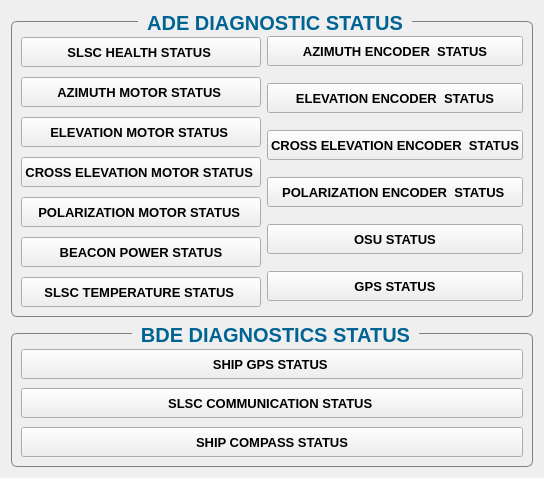
         <widget class="QWidget" name="diagnosticsPage">
          <layout class="QVBoxLayout" name="verticalLayout_35">
           <item>
            <widget class="QGroupBox" name="groupBox_2">
             <property name="font">
              <font>
               <pointsize>15</pointsize>
               <weight>75</weight>
               <bold>true</bold>
              </font>
             </property>
             <property name="styleSheet">
              <string notr="true">	QGroupBox {
		font: bold; 
		border-radius: 6px;
		border : 1px solid grey;
		margin-top: 10px;
	}
	QGroupBox::title {
		subcontrol-origin:  margin;
		subcontrol-position: top center;    
		padding: 0 6px 0 6px;
color: rgb(0, 100, 147);
	}</string>
             </property>
             <property name="title">
              <string>ADE DIAGNOSTIC STATUS</string>
             </property>
             <layout class="QVBoxLayout" name="verticalLayout_26">
              <item>
               <layout class="QHBoxLayout" name="horizontalLayout_11">
                <item>
                 <layout class="QVBoxLayout" name="verticalLayout_23">
                  <property name="spacing">
                   <number>10</number>
                  </property>
                  <property name="topMargin">
                   <number>6</number>
                  </property>
                  <item>
                   <widget class="QPushButton" name="adeSlscBtn">
                    <property name="minimumSize">
                     <size>
                      <width>0</width>
                      <height>30</height>
                     </size>
                    </property>
                    <property name="font">
                     <font>
                      <pointsize>10</pointsize>
                      <weight>75</weight>
                      <bold>true</bold>
                     </font>
                    </property>
                    <property name="styleSheet">
                     <string notr="true"/>
                    </property>
                    <property name="text">
                     <string>SLSC HEALTH STATUS </string>
                    </property>
                   </widget>
                  </item>
                  <item>
                   <widget class="QPushButton" name="adeAzMotorBtn">
                    <property name="minimumSize">
                     <size>
                      <width>0</width>
                      <height>30</height>
                     </size>
                    </property>
                    <property name="font">
                     <font>
                      <pointsize>10</pointsize>
                      <weight>75</weight>
                      <bold>true</bold>
                     </font>
                    </property>
                    <property name="styleSheet">
                     <string notr="true"/>
                    </property>
                    <property name="text">
                     <string>AZIMUTH MOTOR STATUS </string>
                    </property>
                   </widget>
                  </item>
                  <item>
                   <widget class="QPushButton" name="adeElMotorBtn">
                    <property name="minimumSize">
                     <size>
                      <width>0</width>
                      <height>30</height>
                     </size>
                    </property>
                    <property name="font">
                     <font>
                      <pointsize>10</pointsize>
                      <weight>75</weight>
                      <bold>true</bold>
                     </font>
                    </property>
                    <property name="styleSheet">
                     <string notr="true"/>
                    </property>
                    <property name="text">
                     <string>ELEVATION MOTOR STATUS </string>
                    </property>
                   </widget>
                  </item>
                  <item>
                   <widget class="QPushButton" name="adexElMotorBtn">
                    <property name="minimumSize">
                     <size>
                      <width>0</width>
                      <height>30</height>
                     </size>
                    </property>
                    <property name="font">
                     <font>
                      <pointsize>10</pointsize>
                      <weight>75</weight>
                      <bold>true</bold>
                     </font>
                    </property>
                    <property name="styleSheet">
                     <string notr="true"/>
                    </property>
                    <property name="text">
                     <string>CROSS ELEVATION MOTOR STATUS </string>
                    </property>
                   </widget>
                  </item>
                  <item>
                   <widget class="QPushButton" name="adePolMotorBtn">
                    <property name="minimumSize">
                     <size>
                      <width>0</width>
                      <height>30</height>
                     </size>
                    </property>
                    <property name="font">
                     <font>
                      <pointsize>10</pointsize>
                      <weight>75</weight>
                      <bold>true</bold>
                     </font>
                    </property>
                    <property name="styleSheet">
                     <string notr="true"/>
                    </property>
                    <property name="text">
                     <string>POLARIZATION MOTOR STATUS </string>
                    </property>
                   </widget>
                  </item>
                  <item>
                   <widget class="QPushButton" name="adebeconPowBtn">
                    <property name="minimumSize">
                     <size>
                      <width>0</width>
                      <height>30</height>
                     </size>
                    </property>
                    <property name="font">
                     <font>
                      <pointsize>10</pointsize>
                      <weight>75</weight>
                      <bold>true</bold>
                     </font>
                    </property>
                    <property name="styleSheet">
                     <string notr="true"/>
                    </property>
                    <property name="text">
                     <string>BEACON POWER STATUS</string>
                    </property>
                   </widget>
                  </item>
                  <item>
                   <widget class="QPushButton" name="adeTempBtn">
                    <property name="minimumSize">
                     <size>
                      <width>0</width>
                      <height>30</height>
                     </size>
                    </property>
                    <property name="font">
                     <font>
                      <pointsize>10</pointsize>
                      <weight>75</weight>
                      <bold>true</bold>
                     </font>
                    </property>
                    <property name="styleSheet">
                     <string notr="true"/>
                    </property>
                    <property name="text">
                     <string>SLSC TEMPERATURE STATUS </string>
                    </property>
                   </widget>
                  </item>
                 </layout>
                </item>
                <item>
                 <layout class="QVBoxLayout" name="verticalLayout_24">
                  <property name="spacing">
                   <number>12</number>
                  </property>
                  <item>
                   <widget class="QPushButton" name="adeAzEnBtn">
                    <property name="minimumSize">
                     <size>
                      <width>0</width>
                      <height>30</height>
                     </size>
                    </property>
                    <property name="font">
                     <font>
                      <pointsize>10</pointsize>
                      <weight>75</weight>
                      <bold>true</bold>
                     </font>
                    </property>
                    <property name="styleSheet">
                     <string notr="true"/>
                    </property>
                    <property name="text">
                     <string>AZIMUTH ENCODER  STATUS</string>
                    </property>
                   </widget>
                  </item>
                  <item>
                   <widget class="QPushButton" name="adeElEnBtn">
                    <property name="minimumSize">
                     <size>
                      <width>0</width>
                      <height>30</height>
                     </size>
                    </property>
                    <property name="font">
                     <font>
                      <pointsize>10</pointsize>
                      <weight>75</weight>
                      <bold>true</bold>
                     </font>
                    </property>
                    <property name="styleSheet">
                     <string notr="true"/>
                    </property>
                    <property name="text">
                     <string>ELEVATION ENCODER  STATUS</string>
                    </property>
                   </widget>
                  </item>
                  <item>
                   <widget class="QPushButton" name="adexElEnBtn">
                    <property name="minimumSize">
                     <size>
                      <width>0</width>
                      <height>30</height>
                     </size>
                    </property>
                    <property name="font">
                     <font>
                      <pointsize>10</pointsize>
                      <weight>75</weight>
                      <bold>true</bold>
                     </font>
                    </property>
                    <property name="styleSheet">
                     <string notr="true"/>
                    </property>
                    <property name="text">
                     <string>CROSS ELEVATION ENCODER  STATUS</string>
                    </property>
                   </widget>
                  </item>
                  <item>
                   <widget class="QPushButton" name="adePolEnBtn">
                    <property name="minimumSize">
                     <size>
                      <width>0</width>
                      <height>30</height>
                     </size>
                    </property>
                    <property name="font">
                     <font>
                      <pointsize>10</pointsize>
                      <weight>75</weight>
                      <bold>true</bold>
                     </font>
                    </property>
                    <property name="styleSheet">
                     <string notr="true"/>
                    </property>
                    <property name="text">
                     <string>POLARIZATION ENCODER  STATUS </string>
                    </property>
                   </widget>
                  </item>
                  <item>
                   <widget class="QPushButton" name="adeOsuBtn">
                    <property name="minimumSize">
                     <size>
                      <width>0</width>
                      <height>30</height>
                     </size>
                    </property>
                    <property name="font">
                     <font>
                      <pointsize>10</pointsize>
                      <weight>75</weight>
                      <bold>true</bold>
                     </font>
                    </property>
                    <property name="styleSheet">
                     <string notr="true"/>
                    </property>
                    <property name="text">
                     <string>OSU STATUS</string>
                    </property>
                   </widget>
                  </item>
                  <item>
                   <widget class="QPushButton" name="adeGpsBtn">
                    <property name="minimumSize">
                     <size>
                      <width>0</width>
                      <height>30</height>
                     </size>
                    </property>
                    <property name="font">
                     <font>
                      <pointsize>10</pointsize>
                      <weight>75</weight>
                      <bold>true</bold>
                     </font>
                    </property>
                    <property name="styleSheet">
                     <string notr="true"/>
                    </property>
                    <property name="text">
                     <string>GPS STATUS</string>
                    </property>
                   </widget>
                  </item>
                 </layout>
                </item>
               </layout>
              </item>
             </layout>
            </widget>
           </item>
           <item alignment="Qt::AlignTop">
            <widget class="QGroupBox" name="bdeDiagWidget">
             <property name="font">
              <font>
               <pointsize>15</pointsize>
               <weight>75</weight>
               <italic>false</italic>
               <bold>true</bold>
              </font>
             </property>
             <property name="styleSheet">
              <string notr="true">	QGroupBox {
		font: bold; 

		border-radius: 6px;
		border : 1px solid grey;
		margin-top: 10px;
	}
	QGroupBox::title {
		subcontrol-origin:  margin;
		subcontrol-position: top center;    
		padding: 0 6px 0 6px;
color: rgb(0, 100, 147);
	}</string>
             </property>
             <property name="title">
              <string>BDE DIAGNOSTICS STATUS</string>
             </property>
             <layout class="QVBoxLayout" name="verticalLayout_61">
              <property name="spacing">
               <number>9</number>
              </property>
              <item>
               <layout class="QVBoxLayout" name="verticalLayout_60">
                <property name="topMargin">
                 <number>6</number>
                </property>
                <item>
                 <widget class="QPushButton" name="bdeGpsBtn">
                  <property name="minimumSize">
                   <size>
                    <width>0</width>
                    <height>30</height>
                   </size>
                  </property>
                  <property name="font">
                   <font>
                    <pointsize>10</pointsize>
                    <weight>75</weight>
                    <bold>true</bold>
                   </font>
                  </property>
                  <property name="styleSheet">
                   <string notr="true"/>
                  </property>
                  <property name="text">
                   <string>SHIP GPS STATUS </string>
                  </property>
                 </widget>
                </item>
                <item>
                 <widget class="QPushButton" name="bdeSlscCommBtn">
                  <property name="minimumSize">
                   <size>
                    <width>0</width>
                    <height>30</height>
                   </size>
                  </property>
                  <property name="font">
                   <font>
                    <pointsize>10</pointsize>
                    <weight>75</weight>
                    <bold>true</bold>
                   </font>
                  </property>
                  <property name="styleSheet">
                   <string notr="true"/>
                  </property>
                  <property name="text">
                   <string>SLSC COMMUNICATION STATUS </string>
                  </property>
                 </widget>
                </item>
                <item>
                 <widget class="QPushButton" name="bdeShipCompass">
                  <property name="minimumSize">
                   <size>
                    <width>0</width>
                    <height>30</height>
                   </size>
                  </property>
                  <property name="font">
                   <font>
                    <pointsize>10</pointsize>
                    <weight>75</weight>
                    <bold>true</bold>
                   </font>
                  </property>
                  <property name="styleSheet">
                   <string notr="true"/>
                  </property>
                  <property name="text">
                   <string>SHIP COMPASS STATUS</string>
                  </property>
                 </widget>
                </item>
               </layout>
              </item>
             </layout>
            </widget>
           </item>
          </layout>
         </widget>
